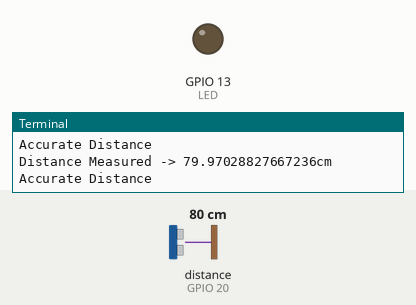
Simulated run of this program. Board: Raspberry Pi (BCM pin numbers). On the bench: output pins drawn as LEDs (lit = HIGH), the last lines printed to the terminal. The test bench sets the inputs (shaded band); at power-on: distance to the obstacle (sensor on GPIO 20) 80 cm. The echo pulse lasts 58.3 µs per cm; the clock reads 2024-03-15 10:24:30 at power-on unless the program sets it; pins used as bus, display or sensor lines are not drawn.

Above: at 3.2 s.
3.3 s: distance to the obstacle (sensor on GPIO 20) set to 16 cm
5.2 s: distance to the obstacle (sensor on GPIO 20) set to 13 cm
At 7.2 s:
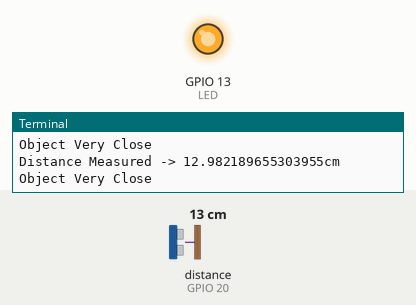
7.5 s: distance to the obstacle (sensor on GPIO 20) set to 18 cm
At 8.8 s:
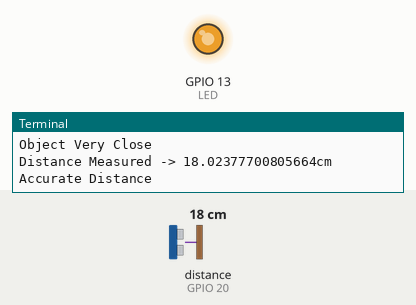
9.5 s: distance to the obstacle (sensor on GPIO 20) set to 35 cm
At 10.6 s:
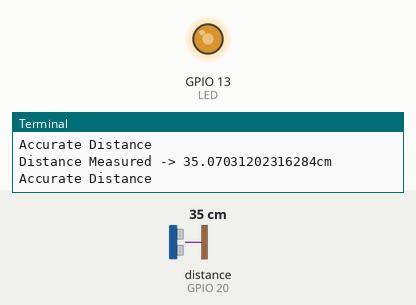
11.5 s: distance to the obstacle (sensor on GPIO 20) set to 60 cm
At 12.4 s:
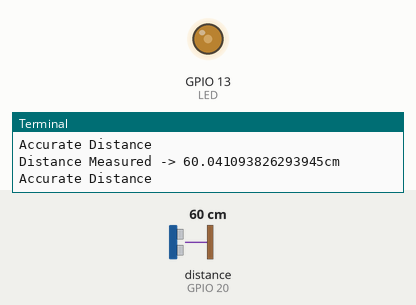
Timing chart, 0 to 14.5 s (numbered marks = the images above; inputs shaded):
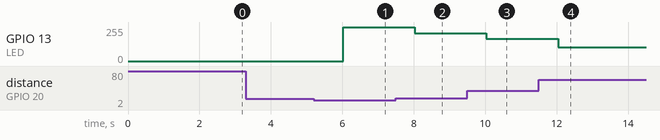

Measured:
- the behaviour switches between 15 and 14 cm on distance to the obstacle (sensor on GPIO 20) (found by bisection; images 0 and 1)
- after the input at 5.2 s, GPIO 13 (LED): 0/255 → 255/255 after 0.82 s
- after the input at 7.5 s, GPIO 13 (LED): 255/255 → 209/255 after 0.52 s
- after the input at 9.5 s, GPIO 13 (LED): 209/255 → 166/255 after 0.53 s
- after the input at 11.5 s, GPIO 13 (LED): 166/255 → 102/255 after 0.54 s

The program:

Code.py
```python
## IMPORT ALL THE REQUIRED LIBRARIES ##
import RPi.GPIO as GPIO
import time
from gpiozero import PWMLED
GPIO.setmode(GPIO.BCM)

## SETTING UP THE GPIO PINS ##
LED = 13
TRIG = 23
ECHO = 20

## TO DISABLE THE WARNINGS ##
GPIO.setwarnings(False)

GPIO.setup(LED, GPIO.OUT)
GPIO.setup(TRIG, GPIO.OUT)
GPIO.setup(ECHO, GPIO.IN)

## To GENERATE THE SPECIFIED DUTY CYCLE ##
L = GPIO.PWM(LED, 100)

print('Waiting for Sensor......')
time.sleep(2)
print('In Progress...')

def freq():

    ## TRIGGER SET TO HIGH ##
    GPIO.output(TRIG, True)
    time.sleep(0.0001)

    ## TRIGGER SET TO LOW ##
    GPIO.output(TRIG, False)

    ## Time Calculation ##
    StartTime = time.time()
    StopTime = time.time()

    while GPIO.input(ECHO) == 0:
        StartTime = time.time()

    while GPIO.input(ECHO) == 1:
        StopTime = time.time()

    ## TO FIND DIFFERENCE BETWEEN TWO RECORDED TIME STAMPS
    TimeDifference = StopTime - StartTime
    freq = (TimeDifference * 34300) / 2
    return freq

try:
    while True:
        dis = freq()
        print ("Distance Measured -> " + str(dis) + "cm")

        ## if distance is more or less than required distance then message will be sent respectively ##
        if dis <= 100 and dis > 15:
            print('Accurate Distance')
            L.ChangeDutyCycle((100-dis))

        elif dis < 15 and dis > 0:
            L.start(100)
            print('Object Very Close')

        else:
            L.start(0)
            print('Far Distance')

        ## Delay of 1 second ##
        time.sleep(1)

except KeyboardInterrupt:
    L.stop()
    GPIO.cleanup()
```
